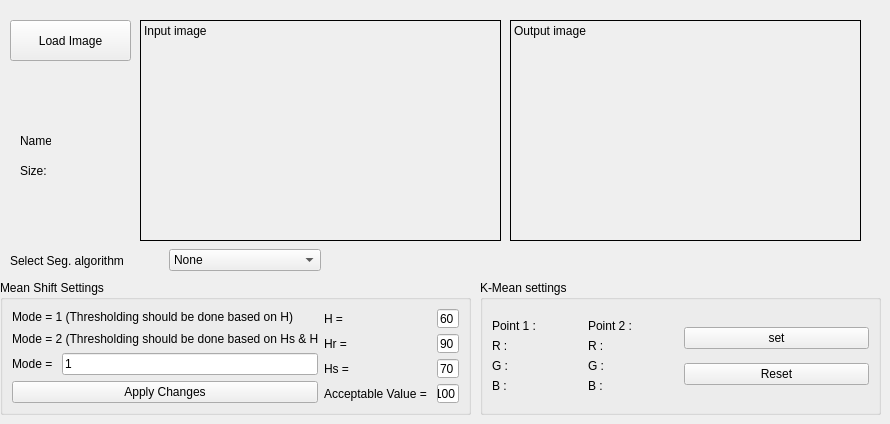
       <widget class="QWidget" name="tab_segmentation">
        <attribute name="title">
         <string>Segmentation</string>
        </attribute>
        <widget class="QLabel" name="image_segmentaion_op">
         <property name="geometry">
          <rect>
           <x>510</x>
           <y>20</y>
           <width>351</width>
           <height>221</height>
          </rect>
         </property>
         <property name="frameShape">
          <enum>QFrame::Box</enum>
         </property>
         <property name="text">
          <string>Output image</string>
         </property>
         <property name="textFormat">
          <enum>Qt::PlainText</enum>
         </property>
         <property name="alignment">
          <set>Qt::AlignLeading|Qt::AlignLeft|Qt::AlignTop</set>
         </property>
        </widget>
        <widget class="QLabel" name="label_138">
         <property name="geometry">
          <rect>
           <x>20</x>
           <y>130</y>
           <width>31</width>
           <height>21</height>
          </rect>
         </property>
         <property name="text">
          <string>Name:</string>
         </property>
        </widget>
        <widget class="QLabel" name="label_Seg_name">
         <property name="geometry">
          <rect>
           <x>60</x>
           <y>130</y>
           <width>71</width>
           <height>21</height>
          </rect>
         </property>
         <property name="text">
          <string/>
         </property>
        </widget>
        <widget class="QLabel" name="image_segmentaion_ip">
         <property name="geometry">
          <rect>
           <x>140</x>
           <y>20</y>
           <width>361</width>
           <height>221</height>
          </rect>
         </property>
         <property name="frameShape">
          <enum>QFrame::Box</enum>
         </property>
         <property name="text">
          <string>Input image</string>
         </property>
         <property name="alignment">
          <set>Qt::AlignLeading|Qt::AlignLeft|Qt::AlignTop</set>
         </property>
        </widget>
        <widget class="QPushButton" name="pushButton_segmentation_load">
         <property name="geometry">
          <rect>
           <x>10</x>
           <y>20</y>
           <width>121</width>
           <height>41</height>
          </rect>
         </property>
         <property name="text">
          <string>Load Image</string>
         </property>
        </widget>
        <widget class="QLabel" name="label_Seg_size">
         <property name="geometry">
          <rect>
           <x>60</x>
           <y>160</y>
           <width>71</width>
           <height>21</height>
          </rect>
         </property>
         <property name="text">
          <string/>
         </property>
        </widget>
        <widget class="QLabel" name="label_141">
         <property name="geometry">
          <rect>
           <x>20</x>
           <y>160</y>
           <width>31</width>
           <height>21</height>
          </rect>
         </property>
         <property name="text">
          <string>Size:</string>
         </property>
        </widget>
        <widget class="QGroupBox" name="groupBox_5">
         <property name="geometry">
          <rect>
           <x>0</x>
           <y>280</y>
           <width>471</width>
           <height>135</height>
          </rect>
         </property>
         <property name="title">
          <string>Mean Shift Settings</string>
         </property>
         <layout class="QGridLayout" name="gridLayout_2">
          <item row="0" column="0">
           <layout class="QVBoxLayout" name="verticalLayout_10">
            <item>
             <widget class="QLabel" name="label_41">
              <property name="text">
               <string>Mode = 1 (Thresholding should be done based on H)</string>
              </property>
             </widget>
            </item>
            <item>
             <widget class="QLabel" name="label_42">
              <property name="text">
               <string>Mode = 2 (Thresholding should be done based on Hs &amp; Hr)</string>
              </property>
             </widget>
            </item>
            <item>
             <layout class="QHBoxLayout" name="horizontalLayout_6">
              <item>
               <widget class="QLabel" name="label_36">
                <property name="text">
                 <string>Mode = </string>
                </property>
               </widget>
              </item>
              <item>
               <widget class="QLineEdit" name="lineEdit_6">
                <property name="text">
                 <string>1</string>
                </property>
               </widget>
              </item>
             </layout>
            </item>
            <item>
             <widget class="QPushButton" name="apply_mean_shift">
              <property name="text">
               <string>Apply Changes</string>
              </property>
             </widget>
            </item>
           </layout>
          </item>
          <item row="0" column="1">
           <layout class="QHBoxLayout" name="horizontalLayout_7">
            <item>
             <layout class="QVBoxLayout" name="verticalLayout_12">
              <item>
               <widget class="QLabel" name="label_37">
                <property name="text">
                 <string>H = </string>
                </property>
               </widget>
              </item>
              <item>
               <widget class="QLabel" name="label_38">
                <property name="text">
                 <string>Hr = </string>
                </property>
               </widget>
              </item>
              <item>
               <widget class="QLabel" name="label_39">
                <property name="text">
                 <string>Hs = </string>
                </property>
               </widget>
              </item>
              <item>
               <widget class="QLabel" name="label_40">
                <property name="text">
                 <string>Acceptable Value = </string>
                </property>
               </widget>
              </item>
             </layout>
            </item>
            <item>
             <layout class="QVBoxLayout" name="verticalLayout_11">
              <item>
               <widget class="QLineEdit" name="lineEdit_7">
                <property name="text">
                 <string>60</string>
                </property>
               </widget>
              </item>
              <item>
               <widget class="QLineEdit" name="lineEdit_8">
                <property name="text">
                 <string>90</string>
                </property>
               </widget>
              </item>
              <item>
               <widget class="QLineEdit" name="lineEdit_9">
                <property name="text">
                 <string>70</string>
                </property>
               </widget>
              </item>
              <item>
               <widget class="QLineEdit" name="lineEdit_10">
                <property name="text">
                 <string>100</string>
                </property>
               </widget>
              </item>
             </layout>
            </item>
           </layout>
          </item>
         </layout>
        </widget>
        <widget class="QWidget" name="horizontalLayoutWidget_9">
         <property name="geometry">
          <rect>
           <x>10</x>
           <y>240</y>
           <width>311</width>
           <height>41</height>
          </rect>
         </property>
         <layout class="QHBoxLayout" name="horizontalLayout_21">
          <item>
           <widget class="QLabel" name="label_134">
            <property name="text">
             <string>Select Seg. algorithm</string>
            </property>
           </widget>
          </item>
          <item>
           <widget class="QComboBox" name="comboBox_Segmentation">
            <item>
             <property name="text">
              <string>None</string>
             </property>
            </item>
            <item>
             <property name="text">
              <string>Region-Growing</string>
             </property>
            </item>
            <item>
             <property name="text">
              <string>Mean-Shift</string>
             </property>
            </item>
            <item>
             <property name="text">
              <string>K-Mean</string>
             </property>
            </item>
           </widget>
          </item>
         </layout>
        </widget>
        <widget class="QGroupBox" name="groupBox_6">
         <property name="geometry">
          <rect>
           <x>480</x>
           <y>280</y>
           <width>401</width>
           <height>135</height>
          </rect>
         </property>
         <property name="title">
          <string>K-Mean settings</string>
         </property>
         <layout class="QGridLayout" name="gridLayout_3">
          <item row="0" column="0">
           <layout class="QVBoxLayout" name="verticalLayout_13">
            <item>
             <layout class="QHBoxLayout" name="horizontalLayout_13">
              <item>
               <widget class="QLabel" name="label_50">
                <property name="text">
                 <string>Point 1 :</string>
                </property>
               </widget>
              </item>
              <item>
               <widget class="QLabel" name="label_pt1_coordinates">
                <property name="text">
                 <string/>
                </property>
               </widget>
              </item>
              <item>
               <widget class="QLabel" name="label_56">
                <property name="text">
                 <string>Point 2 :</string>
                </property>
               </widget>
              </item>
              <item>
               <widget class="QLabel" name="label_pt2_coordinates">
                <property name="text">
                 <string/>
                </property>
               </widget>
              </item>
             </layout>
            </item>
            <item>
             <layout class="QHBoxLayout" name="horizontalLayout_10">
              <item>
               <widget class="QLabel" name="label_48">
                <property name="text">
                 <string>R : </string>
                </property>
               </widget>
              </item>
              <item>
               <widget class="QLabel" name="label_R_pt1">
                <property name="text">
                 <string/>
                </property>
               </widget>
              </item>
              <item>
               <widget class="QLabel" name="label_54">
                <property name="text">
                 <string>R :</string>
                </property>
               </widget>
              </item>
              <item>
               <widget class="QLabel" name="label_R_pt2">
                <property name="text">
                 <string/>
                </property>
               </widget>
              </item>
             </layout>
            </item>
            <item>
             <layout class="QHBoxLayout" name="horizontalLayout_12">
              <item>
               <widget class="QLabel" name="label_57">
                <property name="text">
                 <string>G : </string>
                </property>
               </widget>
              </item>
              <item>
               <widget class="QLabel" name="label_G_pt1">
                <property name="text">
                 <string/>
                </property>
               </widget>
              </item>
              <item>
               <widget class="QLabel" name="label_59">
                <property name="text">
                 <string>G :</string>
                </property>
               </widget>
              </item>
              <item>
               <widget class="QLabel" name="label_G_pt2">
                <property name="text">
                 <string/>
                </property>
               </widget>
              </item>
             </layout>
            </item>
            <item>
             <layout class="QHBoxLayout" name="horizontalLayout_11">
              <item>
               <widget class="QLabel" name="label_49">
                <property name="text">
                 <string>B :</string>
                </property>
               </widget>
              </item>
              <item>
               <widget class="QLabel" name="label_B_pt1">
                <property name="text">
                 <string/>
                </property>
               </widget>
              </item>
              <item>
               <widget class="QLabel" name="label_55">
                <property name="text">
                 <string>B :</string>
                </property>
               </widget>
              </item>
              <item>
               <widget class="QLabel" name="label_B_pt2">
                <property name="text">
                 <string/>
                </property>
               </widget>
              </item>
             </layout>
            </item>
           </layout>
          </item>
          <item row="0" column="1">
           <layout class="QVBoxLayout" name="verticalLayout_14">
            <item>
             <widget class="QPushButton" name="setKMeanButton">
              <property name="text">
               <string>set</string>
              </property>
             </widget>
            </item>
            <item>
             <widget class="QPushButton" name="resetKMeanButton">
              <property name="text">
               <string>Reset</string>
              </property>
             </widget>
            </item>
           </layout>
          </item>
         </layout>
        </widget>
       </widget>
